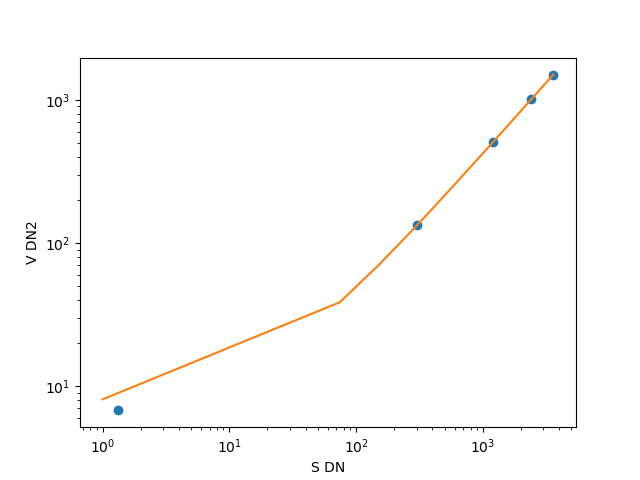

Reproduce this figure in Python.
import numpy as np, matplotlib
matplotlib.use('Agg')
import matplotlib.pyplot as plt
L=lambda n: np.load('camera/'+n).astype(float)
files={'dark':('cap003_dark_20us.npy',20),'f20us':('cap004_flat_20us.npy',20),
'f5':('cap005_flat_5000us.npy',5000),'f20':('cap006_flat_20000us.npy',20000),
'f40':('cap009_flat_40000us.npy',40000),'f60':('cap007_flat_60000us.npy',60000)}
d={k:(L(v[0]),v[1]) for k,v in files.items()}
for k,(a,e) in d.items(): print('SHAPE_'+k+'=',a.shape)
def pv(a):
    n=a.shape[0]//2*2
    return np.mean([np.var(a[i]-a[i+1])/2 for i in range(0,n,2)])-1/12
D=d['dark'][0].mean(); Vd=pv(d['dark'][0])
print('dark_mean_DN=%.3f'%D); print('V_dark_DN2=%.4f'%Vd)
lv=['f20us','f5','f20','f40','f60']
S=np.array([d[k][0].mean()-D for k in lv]); V=np.array([pv(d[k][0]) for k in lv]); E=np.array([d[k][1] for k in lv])
for k,s,v in zip(lv,S,V): print('LEVEL_%s_S=%.2f_V=%.3f'%(k,s,v))
m=np.array([k!='f20us' for k in lv])
Sx=np.r_[0,S[m]]; Vx=np.r_[Vd,V[m]]
p,cov=np.polyfit(Sx,Vx,1,cov=True)
slope,icpt=p; se=np.sqrt(cov[0,0])
K=1/slope; Kse=se/slope**2
print('K_e_per_DN=%.4f'%K); print('K_fit_stderr=%.4f'%Kse)
rn_dn=np.sqrt(Vd); print('read_noise_DN=%.4f'%rn_dn); print('read_noise_e=%.3f'%(K*rn_dn))
print('fit_intercept_DN2=%.4f'%icpt); print('intercept_check_ratio=%.3f'%(icpt/Vd))
p2=np.polyfit(S[m],V[m],1); print('K_nodark_fit=%.4f'%(1/p2[0]))
pl=np.polyfit(S[m][:2],V[m][:2],1); ph=np.polyfit(S[m][2:],V[m][2:],1)
print('K_low_half=%.4f K_high_half=%.4f'%(1/pl[0],1/ph[0]))
sat=4095; print('sat_DN=%d'%sat)
FW=K*(sat-D); print('FW_e=%.0f'%FW)
print('FW_limit=ADC (clipping at 4095 DN; no pixel-well knee observed, true pixel FW >= this)')
c=np.sum(S[m]*E[m])/np.sum(E[m]**2); res=100*np.abs(S[m]-c*E[m])/S[m]
print('lin_residual_max_pct=%.3f'%res.max())
print('bits=12')
ll=np.polyfit(np.log(S[m]),np.log(V[m]),1)[0]; print('loglog_slope=%.3f'%ll)
a,b=d['f60'][0][0],d['f60'][0][1]
print('drift_pct_f60_AB=%.3f'%(100*abs(a.mean()-b.mean())/a.mean()))
print('CHECK_linear_V_vs_S=%s'%('PASS' if abs(ll-1)<0.1 else 'FAIL'))
print('CHECK_intercept_20pct=%s'%('PASS' if abs(icpt/Vd-1)<0.2 else 'FAIL'))
print('CHECK_exposure_linearity_2pct=%s'%('PASS' if res.max()<2 else 'FAIL'))
print('CHECK_dark_unclipped=%s'%('PASS' if D>5*rn_dn else 'FAIL'))
print('CHECK_K_halves_consistent=%s'%('PASS' if abs(pl[0]/ph[0]-1)<0.15 else 'FAIL'))
print('CHECK_ADC_limited_FW=FLAG')
print('NOTE=only 4 unsaturated flat levels (plus 20us near-dark), single dark exposure, no drift recapture')
plt.figure();plt.loglog(S[S>0],V[S>0],'o');x=np.linspace(1,S.max(),50);plt.loglog(x,slope*x+icpt);plt.xlabel('S DN');plt.ylabel('V DN2');plt.savefig('ptc.png')
